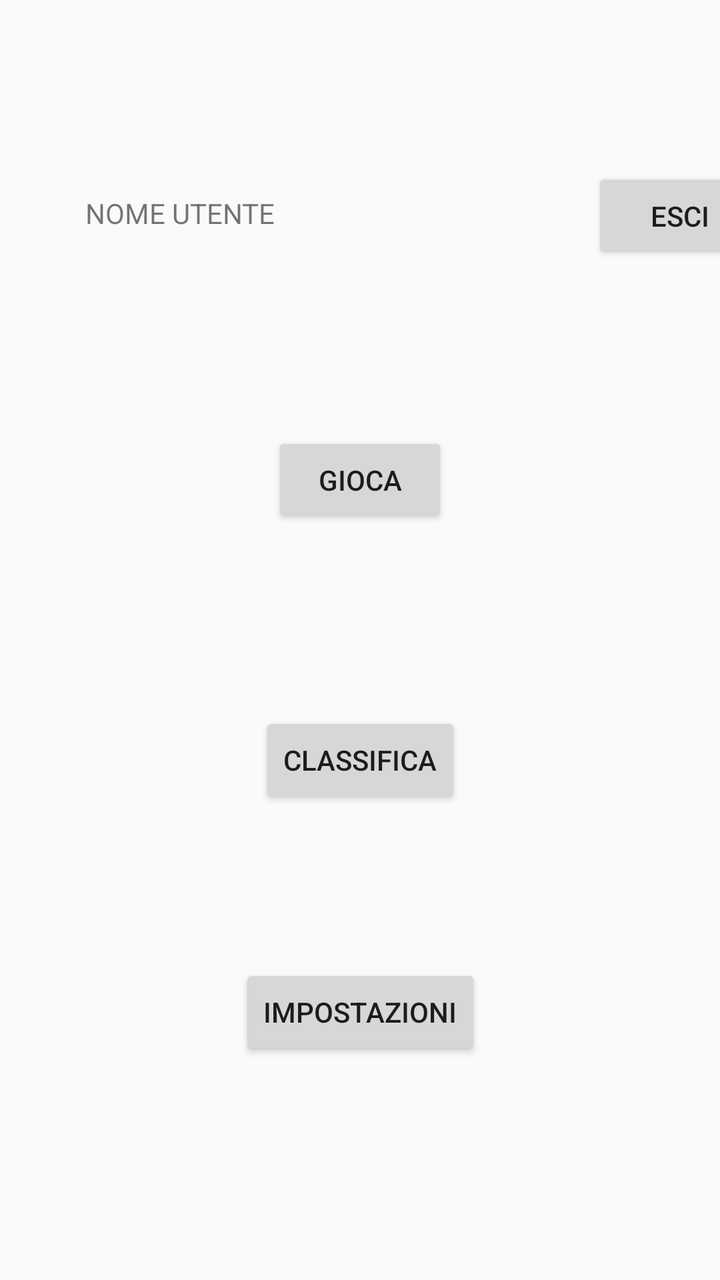
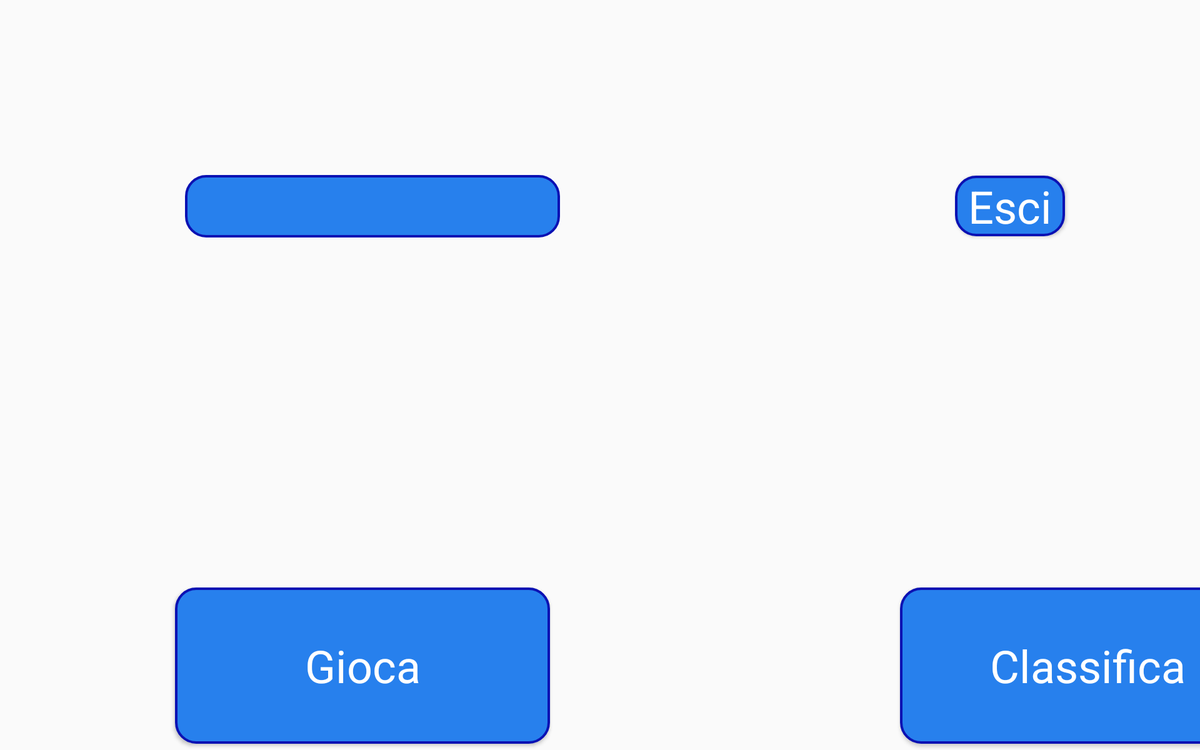

First picture: res/layout/ on a phone held upright. Second picture: the repository's own variant of that layout, on a device whose configuration matches the variant's folder. Source for both follows.
<!-- AndroidManifest.xml: application theme AppTheme -->
<!-- res/layout/activity_menu.xml -->
<?xml version="1.0" encoding="utf-8"?>
<androidx.constraintlayout.widget.ConstraintLayout xmlns:android="http://schemas.android.com/apk/res/android"
    xmlns:app="http://schemas.android.com/apk/res-auto"
    xmlns:tools="http://schemas.android.com/tools"
    android:layout_width="match_parent"
    android:layout_height="match_parent"
    tools:context=".MenuActivity"
    >

    <Button
        android:id="@+id/gioca"
        android:layout_width="wrap_content"
        android:layout_height="wrap_content"
        android:layout_marginTop="216dp"
        android:onClick="openGioca"
        android:text="@string/gioca"
        app:layout_constraintEnd_toEndOf="parent"
        app:layout_constraintStart_toStartOf="parent"
        app:layout_constraintTop_toTopOf="parent" />


    <Button
        android:id="@+id/button3"
        android:layout_width="wrap_content"
        android:layout_height="wrap_content"
        android:layout_marginTop="92dp"
        android:onClick="openClassifica"
        android:text="@string/classifica"
        app:layout_constraintEnd_toEndOf="parent"
        app:layout_constraintStart_toStartOf="parent"
        app:layout_constraintTop_toBottomOf="@+id/gioca"
        />

    <Button
        android:id="@+id/button4"
        android:layout_width="wrap_content"
        android:layout_height="wrap_content"
        android:layout_marginTop="60dp"
        android:onClick="openImpostazioni"
        android:text="@string/impostazioni"
        app:layout_constraintBottom_toBottomOf="parent"
        app:layout_constraintEnd_toEndOf="parent"
        app:layout_constraintStart_toStartOf="parent"
        app:layout_constraintTop_toBottomOf="@+id/button3"
        app:layout_constraintVertical_bias="0.141" />

    <Button
        android:id="@+id/logOut"
        android:layout_width="wrap_content"
        android:layout_height="wrap_content"
        android:layout_marginStart="296dp"
        android:layout_marginEnd="27dp"
        android:onClick="logOut"
        android:text="@string/logout"
        app:layout_constraintBottom_toTopOf="@+id/gioca"
        app:layout_constraintEnd_toEndOf="parent"
        app:layout_constraintHorizontal_bias="0.0"
        app:layout_constraintStart_toStartOf="parent"
        app:layout_constraintTop_toTopOf="parent" />

    <TextView
        android:id="@+id/nomeUtente"
        android:layout_width="wrap_content"
        android:layout_height="wrap_content"
        android:layout_marginTop="33dp"
        android:text="NOME UTENTE"
        app:layout_constraintBottom_toTopOf="@+id/gioca"
        app:layout_constraintEnd_toEndOf="parent"
        app:layout_constraintHorizontal_bias="0.161"
        app:layout_constraintStart_toStartOf="parent"
        app:layout_constraintTop_toTopOf="parent"
        app:layout_constraintVertical_bias="0.39" />

</androidx.constraintlayout.widget.ConstraintLayout>
<!-- resources referenced by this layout -->
<resources>
  <string name="classifica">Classifica</string>
  <string name="gioca">Gioca</string>
  <string name="impostazioni">Impostazioni</string>
  <string name="logout">Esci</string>
  <style name="AppTheme" parent="Theme.AppCompat.Light.NoActionBar">
      <item name="colorPrimary">@color/colorPrimary</item>
          <item name="colorPrimaryDark">@color/colorPrimaryDark</item>
          <item name="colorAccent">@color/colorAccent</item>
      </style>
  <color name="colorPrimary">#1c18ba</color>
  <color name="colorPrimaryDark">#0016a1</color>
  <color name="colorAccent">#D81B60</color>
</resources>
<!-- res/layout-large-land/activity_menu.xml (the author's variant of the layout above) -->
<!-- drawn on a 7-inch tablet turned sideways -->
<?xml version="1.0" encoding="utf-8"?>
<LinearLayout xmlns:android="http://schemas.android.com/apk/res/android"
    xmlns:app="http://schemas.android.com/apk/res-auto"
    xmlns:tools="http://schemas.android.com/tools"
    android:layout_width="match_parent"
    android:layout_height="match_parent"
    android:orientation="vertical"
    tools:context=".MenuActivity">


    <Toolbar
        android:id="@+id/toolbar"
        android:layout_width="match_parent"
        android:layout_height="wrap_content"
        android:minHeight="?attr/actionBarSize"
        android:theme="?attr/actionBarTheme">

        <TextView
            android:id="@+id/nomeUtente"
            style="@style/AppThemeLandTablet"
            android:layout_width="300dp"
            android:layout_height="50dp"
            android:layout_gravity="left|fill_vertical"
            android:gravity="center_vertical"
            android:textColor="#000000" />

        <Button
            style="@style/AppThemeLandTablet"
            android:layout_width="wrap_content"
            android:layout_height="wrap_content"
            android:layout_marginEnd="100dp"
            android:layout_gravity="right|fill_vertical"
            android:onClick="logOut"
            android:text="@string/logout" />
    </Toolbar>

    <LinearLayout
        android:layout_width="match_parent"
        android:layout_height="match_parent">

        <Button
            android:id="@+id/gioca"
            style="@style/AppThemeLandTablet"
            android:onClick="openGioca"
            android:text="@string/gioca" />

        <Button
            android:id="@+id/classifica"
            style="@style/AppThemeLandTablet"
            android:onClick="openClassifica"
            android:text="@string/classifica"
            app:layout_constraintTop_toBottomOf="@+id/gioca" />

        <Button
            android:id="@+id/impostazioni"
            style="@style/AppThemeLandTablet"
            android:onClick="openImpostazioni"
            android:text="@string/impostazioni"
            app:layout_constraintTop_toBottomOf="@+id/classifica" />
    </LinearLayout>


</LinearLayout>
<!-- resources referenced by the variant -->
<!-- as a 7-inch tablet turned sideways resolves them -->
<resources>
  <string name="classifica">Classifica</string>
  <string name="gioca">Gioca</string>
  <string name="impostazioni">Impostazioni</string>
  <string name="logout">Esci</string>
  <style name="AppThemeLandTablet" parent="AppThemeTablet">
          <item name="android:layout_centerVertical">true</item>
      </style>
  <style name="AppTheme" parent="Theme.AppCompat.Light.NoActionBar">
      <item name="colorPrimary">@color/colorPrimary</item>
          <item name="colorPrimaryDark">@color/colorPrimaryDark</item>
          <item name="colorAccent">@color/colorAccent</item>
      </style>
  <style name="AppThemeTablet" parent="AppTheme">
          <item name="android:layout_width">300dp</item>
          <item name="android:layout_height">125dp</item>
          <item name="android:textSize">36sp</item>
          <item name="android:layout_marginStart">140dp</item>
          <item name="android:layout_marginTop">140dp</item>
          <item name="android:layout_marginEnd">140dp</item>
          <item name="android:layout_marginBottom">140dp</item>
          <item name="android:textColor">@android:color/white</item>
          <item name="android:background">@drawable/background</item>
          <item name="backgroundTint">@color/button_background_color</item>
          <item name="backgroundTintMode">multiply</item>
      </style>
  <color name="colorPrimary">#1c18ba</color>
  <color name="colorPrimaryDark">#0016a1</color>
  <color name="colorAccent">#D81B60</color>
  <!-- drawable background (drawable) -->
  <?xml version="1.0" encoding="utf-8"?>
  <layer-list xmlns:android="http://schemas.android.com/apk/res/android">
  
      <item>
          <shape android:shape="rectangle">
              <solid android:color="@color/selection"/>
              <corners android:radius="16dp"/>
              <stroke android:color="@color/colorPrimary" android:width="2dp"/>
          </shape>
      </item>
  </layer-list>
  <color name="selection">#64B5F6</color>
</resources>
